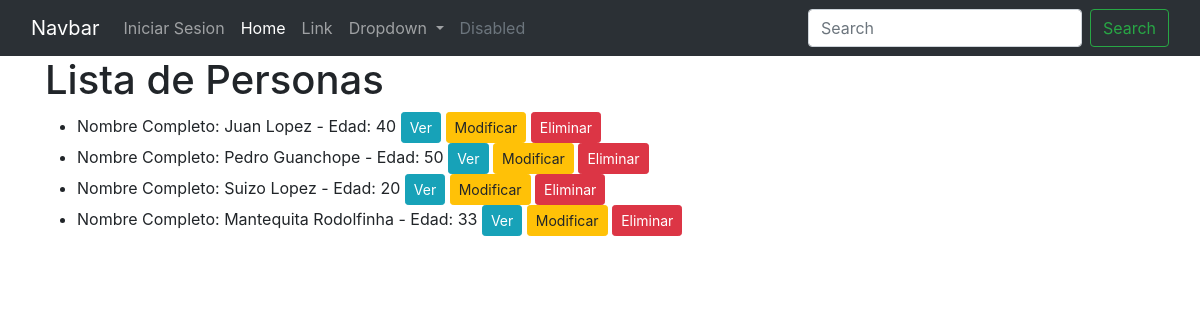
Page /persona/lista/ on the earlier database version.
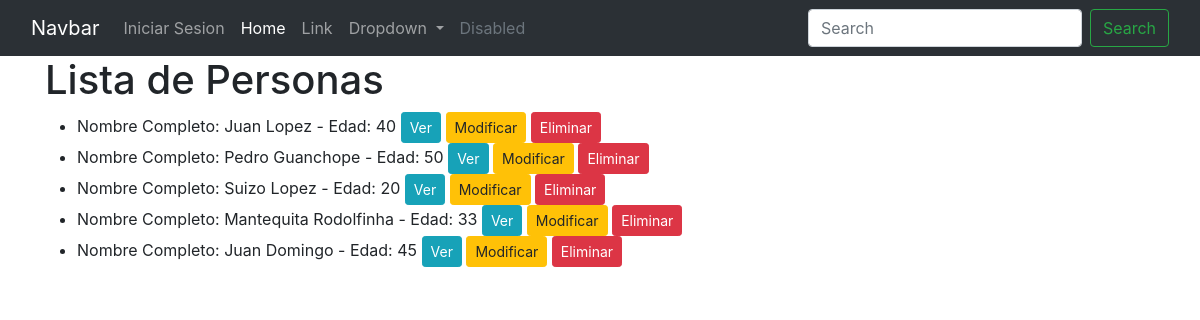
Same page on the later database version.
### persona/models.py (models this page shows)
class Persona(models.Model):
    apellido = models.CharField(verbose_name="apellido", max_length=50)
    nombre = models.CharField(verbose_name="nombre", max_length=50)
    edad = models.IntegerField(verbose_name="edad")
    oficina = models.ForeignKey(Oficina, on_delete=models.PROTECT, related_name="personas", null=True, blank=True)
    class Meta:
        verbose_name = 'Persona'
        verbose_name_plural = 'Personas'
    def __str__(self):
        return f"Nombre Completo: {self.nombre} {self.apellido} - Edad: {self.edad}"

### persona/views.py (the view)
class PersonaListView(ListView):
    model = Persona
    template_name = "persona/lista.html"
    context_object_name = "personas"

### templates/persona/lista.html
{% extends 'base.html' %}
{% block content %}
    <h1>Lista de Personas</h1>
    <ul>
      {% for persona in personas %}
        <li>
          {{ persona }}
          {% if persona.pk %}
            <a href="{% url 'persona:detalle' persona.pk %}" class="btn btn-info btn-sm">Ver</a>
            <a href="{% url 'persona:actualizar' persona.pk %}" class="btn btn-warning btn-sm">Modificar</a>
            <a href="{% url 'persona:eliminar' persona.pk %}" class="btn btn-danger btn-sm">Eliminar</a>
          {% endif %}
        </li>
      {% endfor %}
    </ul>
{% endblock content %}

Differences in the rows shown:
added Persona: nombre+apellido+edad "Nombre Completo: Juan Domingo - Edad: 45", shows "Ver"
